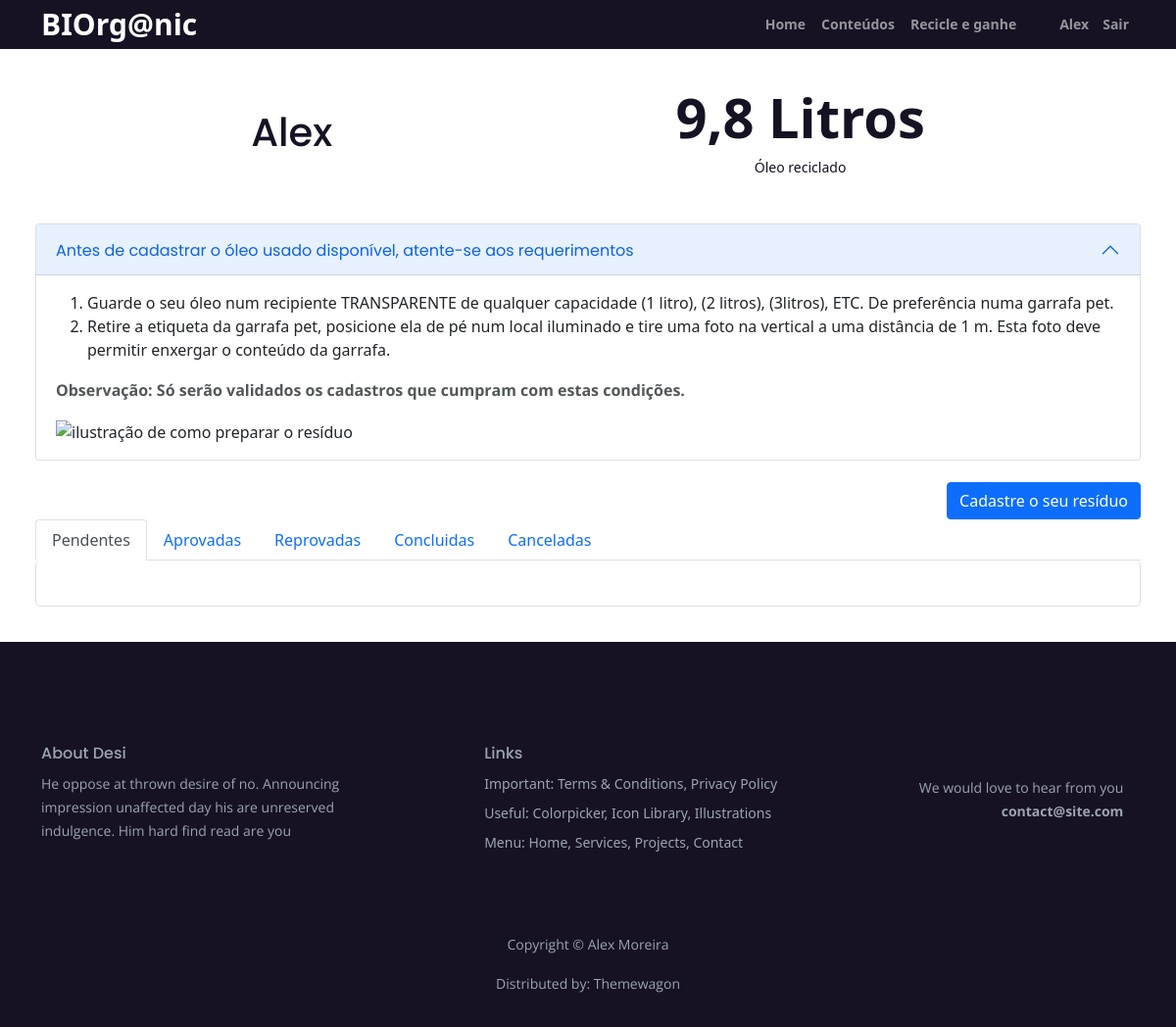
/collect/ (signed in), run on an earlier commit of the app's database.
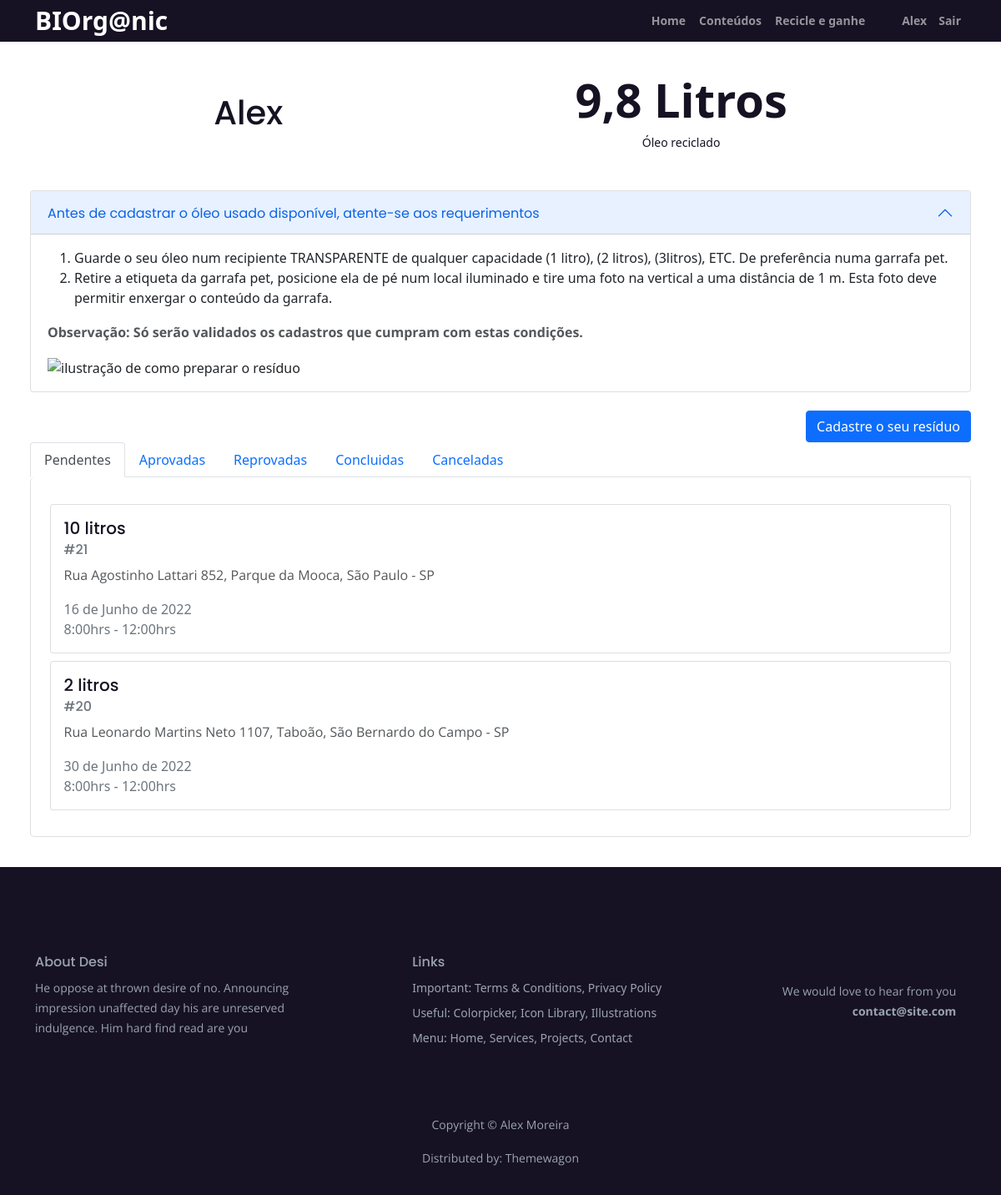
And on a later commit of the database.
### collect/models.py (models this page shows)
class Collect(models.Model):
    user = models.ForeignKey(User, on_delete=models.CASCADE, default='')
    name = models.CharField(max_length=30, default= '')
    liters = models.IntegerField(verbose_name='Quantidade aproximada de óleo (Lts)', default=0)
    cep = models.CharField(verbose_name='CEP', max_length=9, default= '')
    uf = models.CharField(verbose_name='Estado', max_length=20, default= '')
    city = models.CharField(verbose_name='Cidade', max_length=30, default= '')
    block = models.CharField(verbose_name='Bairro', max_length=30, default= '')
    address = models.CharField(verbose_name='Endereço', max_length=50, default= '')
    number = models.CharField(verbose_name='Numero', max_length=10, default= '')
    complement = models.CharField(verbose_name='Complemento', max_length=30, default= '', blank=True)
    date = models.DateField(verbose_name='Data da coleta', default=datetime.now)
    time = models.CharField(max_length=20, verbose_name='Horario da coleta', default='', choices=[
        ('8:00hrs - 12:00hrs','8:00hrs - 12:00hrs'),
        ('13:00hrs - 18:00hrs', '13:00hrs - 18:00hrs'),
    ])
    img = models.ImageField(verbose_name='Foto do recipiente com o óleo', default='', upload_to='', blank=True)
    created = models.DateField(auto_now_add=True)
    status = models.CharField(max_length=10, default='Pendente', choices=[
        ('Pendente','Pendente'),
        ('Aprovada', 'Aprovada'),
        ('Reprovada', 'Reprovada'),
        ('Concluida', 'Concluida'),
        ('Cancelada', 'Cancelada'),
    ])
    obs = models.TextField(max_length=50, default='')
    real_liters = models.FloatField(verbose_name='Quantidade real de óleo (Lts)', default=0)

### collect/views.py (the view)
# urls.py: path('', views.collect, name='collect_list'),
def collect(request):
    form = CollectForm()
    collections = Collect.objects.all().filter(user = request.user).order_by('-id')
    oilLiters = 0
    for i in collections:
        if i.status == 'Concluida':
            oilLiters += i.real_liters
    if request.method == 'POST':
        form = CollectForm(request.POST, request.FILES)
        if form.is_valid():
            users = User.objects.filter(username = request.user)
            collect = form.save(commit=False)
            collect.user = users[0]
            collect.name = users[0].first_name + ' ' + users[0].last_name
            collect.save()
            return redirect('/collect')
        else:
            return render(request, 'collect/collect.html', {'form': form, 'collections': collections, 'oilLiters': oilLiters})
    else:
        return render(request, 'collect/collect.html', {'form': form, 'collections': collections, 'oilLiters': oilLiters})

### templates/collect/collect.html (shortened to what the changed rows need)
{% extends 'base.html' %}
{% load crispy_forms_tags %}
{% block content %}
    <div class="collect-base">
        <div class="collect-header">
            <h1>
                {% if user.first_name %}
                    {{ user.first_name }}
                {% else %}
                    {{ user.username }}
                {% endif %}
            </h1>
        </div>
        <div class="accordion collect-accordion" id="accordionPanelsStayOpenExample">
            <div class="accordion-item">
                <h2 class="accordion-header" id="panelsStayOpen-headingOne">
                    <button class="accordion-button" type="button" data-bs-toggle="collapse" data-bs-target="#panelsStayOpen-collapseOne" aria-expanded="true" aria-controls="panelsStayOpen-collapseOne">
                        Antes de cadastrar o óleo usado disponível, atente-se aos requerimentos
                    </button>
                </h2>
            </div>
        </div>
          <div class="tab-content collect-area" id="myTabContent">
            <div class="tab-pane fade show active" id="pending-tab-pane" role="tabpanel" aria-labelledby="pending-tab" tabindex="0">
                {% for collect in collections %}
                    {% if collect.status == 'Pendente' %}
                        <div class="card collect-card">
                            <a href="/collect/{{ collect.id }}" class="collect-card-link">
                                <div class="card-body">
                                    <h5 class="card-title">{{ collect.liters }} litros</h5>
                                    <h6 class="card-subtitle mb-2 text-muted">#{{ collect.id }}</h6>
                                    <p class="card-text">{{ collect.address }} {{ collect.number }}, {{ collect.block }}, {{ collect.city }} - {{ collect.uf }}</p>
                                    <div class="text-muted">{{ collect.date }}</div>
                                    <div class="text-muted">{{ collect.time }}</div>
                                </div>
                            </a>
                        </div>
                    {% endif %}
                {% endfor %}
            </div>
          </div>
    </div>
{% endblock %}

What changed in the data, as far as the page shows it:
added Collect: liters "10", id "21", address "Rua Agostinho Lattari", number "852", block "Parque da Mooca", city "São Paulo", uf "SP", date "16 de Junho de 2022", time "8:00hrs - 12:00hrs"
added Collect: liters "2", id "20", address "Rua Leonardo Martins Neto", number "1107", block "Taboão", city "São Bernardo do Campo", uf "SP", date "30 de Junho de 2022", time "8:00hrs - 12:00hrs"
